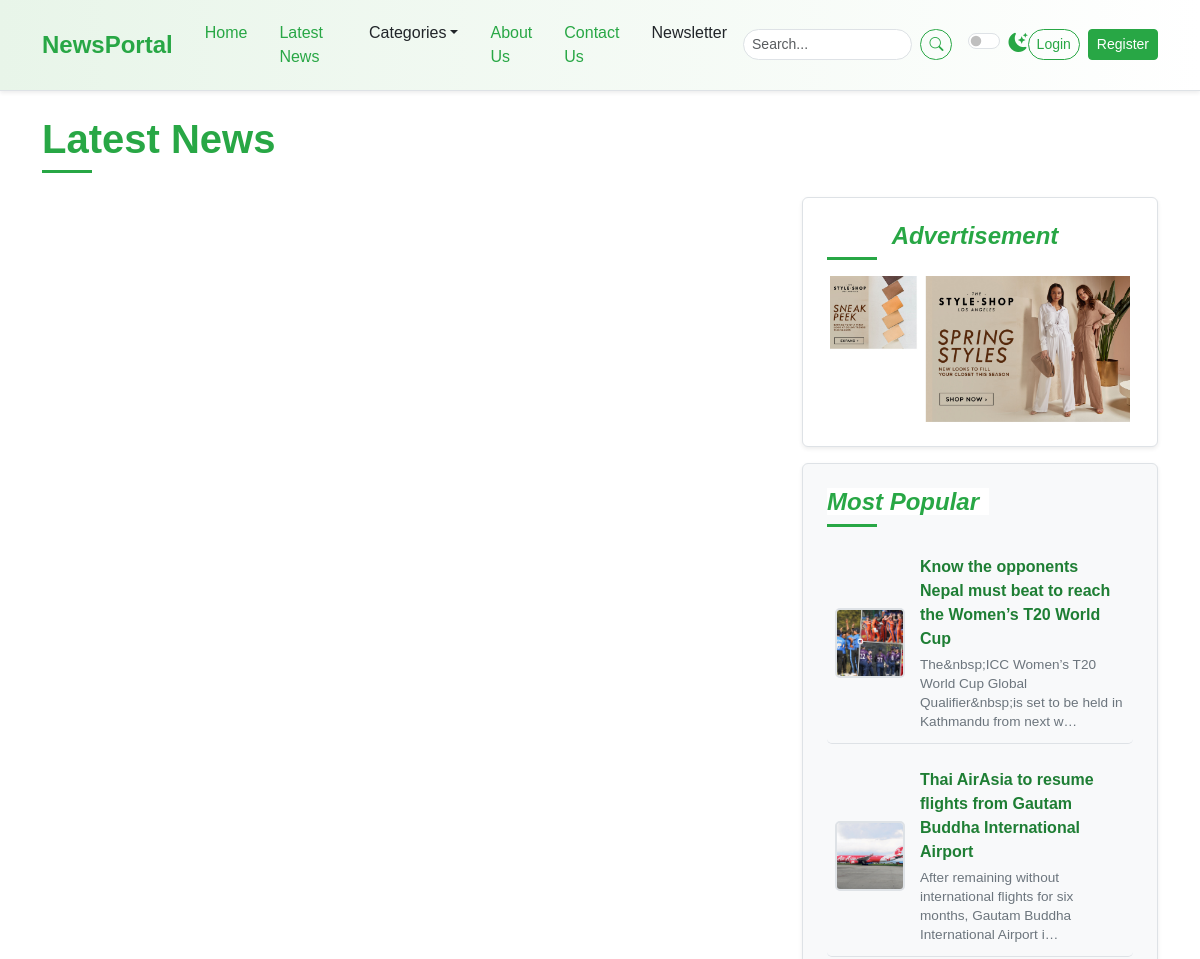
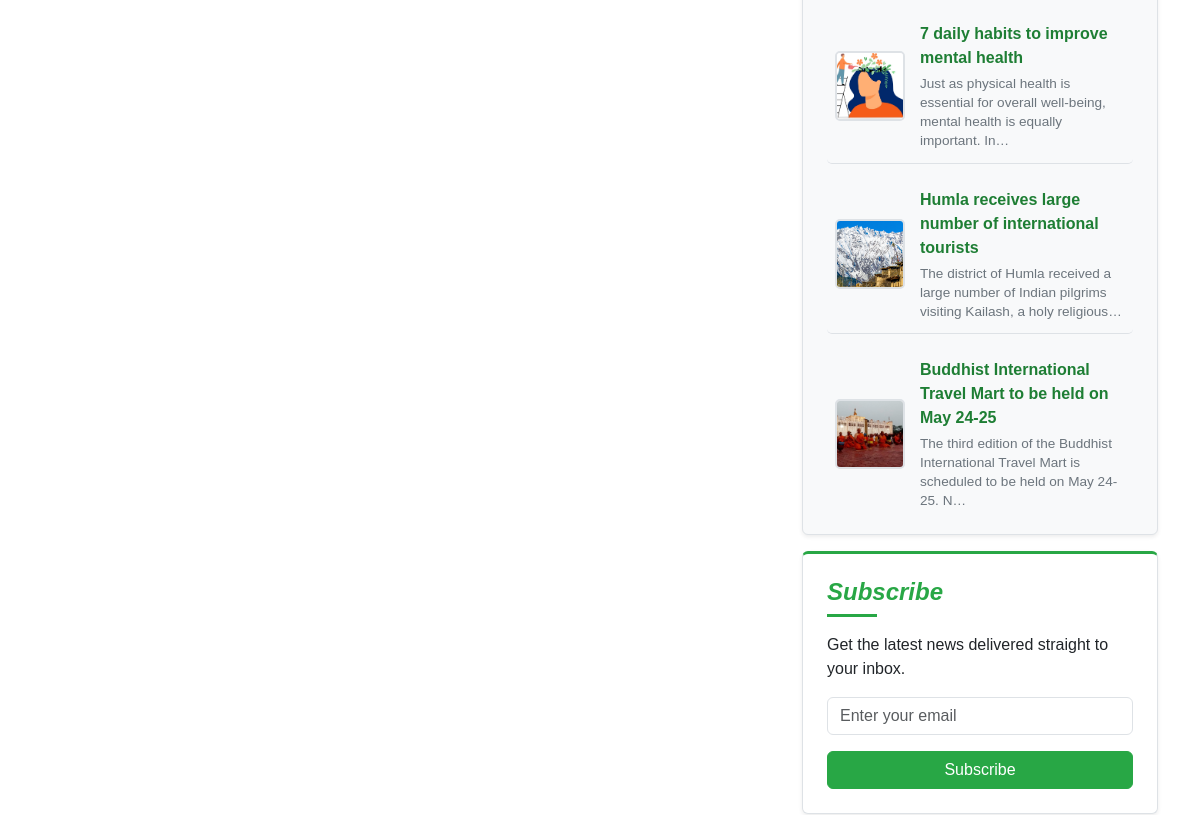
Page /post-list/ (upper part) on the earlier database version (2 pictures, top to bottom).
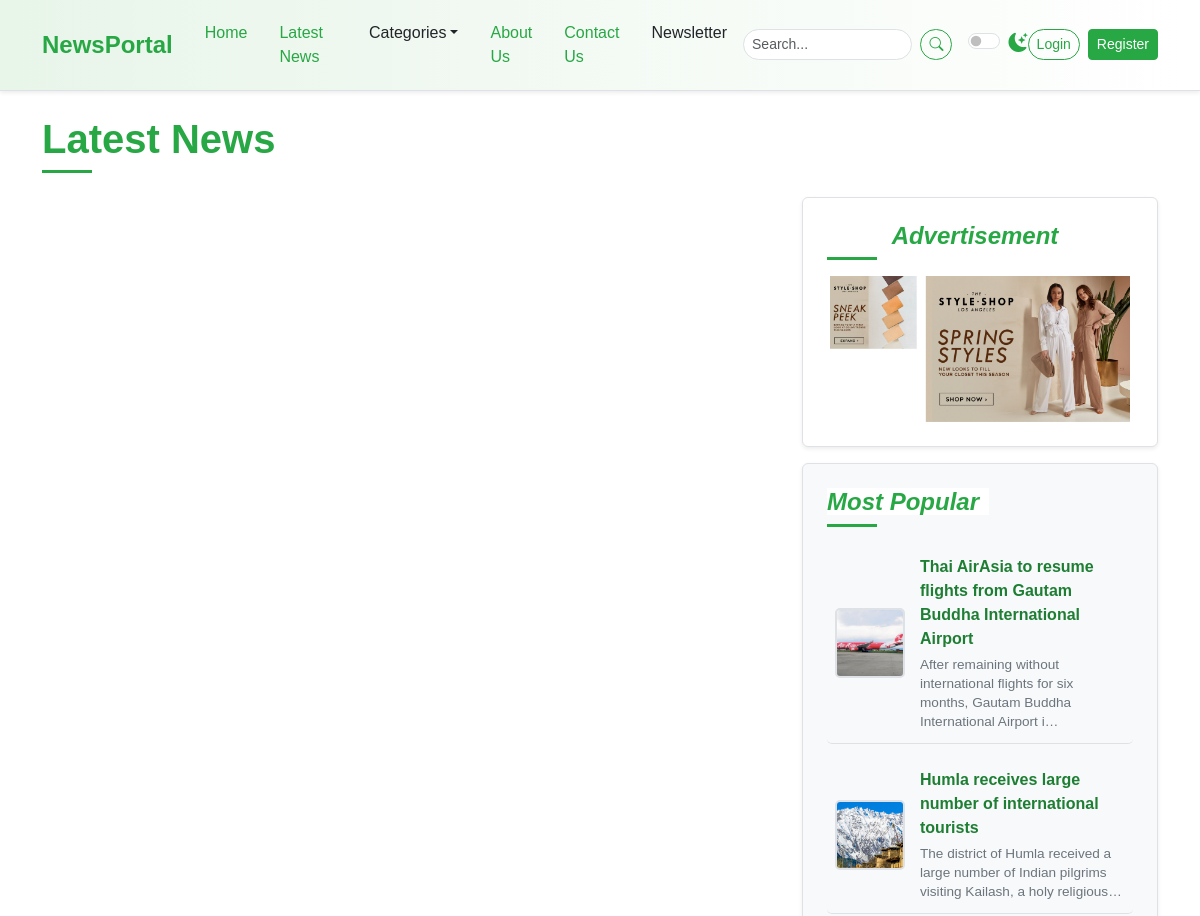
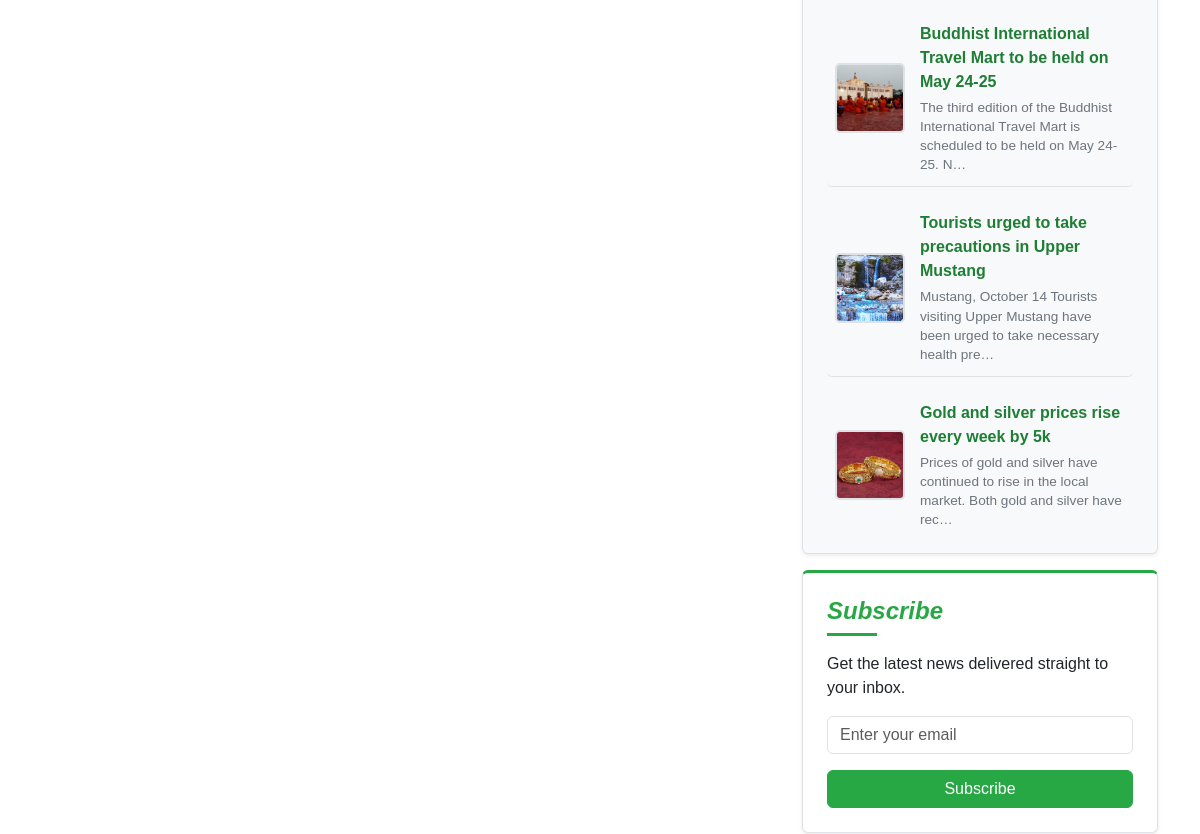
Same page on the later database version (2 pictures, top to bottom).
### newspaper/models.py (models this page shows, shortened)
class TimeStampModel(models.Model):
    created_at = models.DateTimeField(auto_now_add=True)
    updated_at = models.DateTimeField(auto_now=True)
    class Meta:
        abstract = True  # Don't create table in DB

class Post(TimeStampModel):
    STATUS_CHOICES = [
        ("active", "Active"),
        ("in_active", "Inactive"),
    ]
    title = models.CharField(max_length=200)
    content = models.TextField()
    featured_image = models.ImageField(upload_to="post_images/%Y/%m/%d", blank=False)
    author = models.ForeignKey("auth.User", on_delete=models.CASCADE)
    status = models.CharField(max_length=20, choices=STATUS_CHOICES, default="active")
    views_count = models.PositiveBigIntegerField(default=0)
    is_breaking_news = models.BooleanField(default=False)
    published_at = models.DateTimeField(null=True, blank=True)
    category = models.ForeignKey(Category, on_delete=models.CASCADE)
    tag = models.ManyToManyField(Tag)

### newspaper/views.py (the view)
# urls.py: path("post-list/",views.PostListView.as_view(), name='post-list'),
class PostListView(SidebarMixin, ListView):
    model = Post
    template_name = "newsportal/list/list.html"
    context_object_name = "posts"
    def get_queryset(self):
        query = super().get_queryset() #Post.objects.all()
        query = query.filter(published_at__isnull=False, status="active")
        return query

### newspaper/navigation.py (called while the page is built)
def nav(request):
    categories = Category.objects.all()[:4]
    return {"categories": categories}

### newspaper/views.py (called while the page is built)
    def get_context_data(self, **kwargs):
        context = super().get_context_data(**kwargs)
        context["popular_posts"] = Post.objects.filter(
            published_at__isnull = False,status="active"
        ).order_by("-published_at")[:5]
        context["advertisement"] = (
            Advertisement.objects.all().order_by("-created_at").first()
        )
        return context

### templates/newsportal/list/list.html (shortened to what this page needs)
{% extends "newsportal/base.html" %}
{% block content %}
    <div class="container mt-4">
      <h1 class="mb-4 section-title">
        <span>Latest News</span>
      </h1>
      <div class="row">
        <div class="col-lg-8">
        </div>
        <div class="col-lg-4">
          <div class="position-sticky sticky-sidebar-offset">
            {% include "newsportal/home/right/advertisement.html" %}
            {% include "newsportal/home/right/most_popular.html" %}
            {% include "newsportal/home/right/newsletter.html" %}
          </div>
        </div>
      </div>
    </div>
{% endblock content %}

### templates/newsportal/home/right/most_popular.html
            <div class="p-4 mb-3 bg-light rounded sidebar-widget shadow-sm">
              <h4 class="fst-italic section-title">
                <span>Most Popular</span>
              </h4>
              <ul class="list-unstyled mb-0 popular-list">
                  {% for post in popular_posts %}
                <li>
                  <img src="{{ post.featured_image.url }}"
                       alt="{{ post.title }}"
                       width="70"
                       height="70" />
                  <div>
                      <a href="article.html" class="popular-title-link">{{ post.title }}</a>
                      <p class="popular-description">{{ post.content|striptags|truncatechars:100 }}</p>
                  </div>
                </li>
                  {% endfor %}
              </ul>
            </div>

Differences in the rows shown:
removed Post: featured_image (picture), title "Know the opponents Nepal must beat to reach the Women’s T20 World Cup", content "The&nbsp;ICC Women’s T20 World Cup Global Qualifier&nbsp;is set to be held in Kathmandu from next w…"
removed Post: featured_image (picture), title "7 daily habits to improve mental health", content "Just as physical health is essential for overall well-being, mental health is equally important. In…"
now on this page (row unchanged): Post: featured_image (picture), title "Tourists urged to take precautions in Upper Mustang", content "Mustang, October 14 Tourists visiting Upper Mustang have been urged to take necessary health pre…"
now on this page (row edited): Post: featured_image (picture), title "Gold and silver prices rise every week by 5k", content "Prices of gold and silver have continued to rise in the local market. Both gold and silver have rec…"
